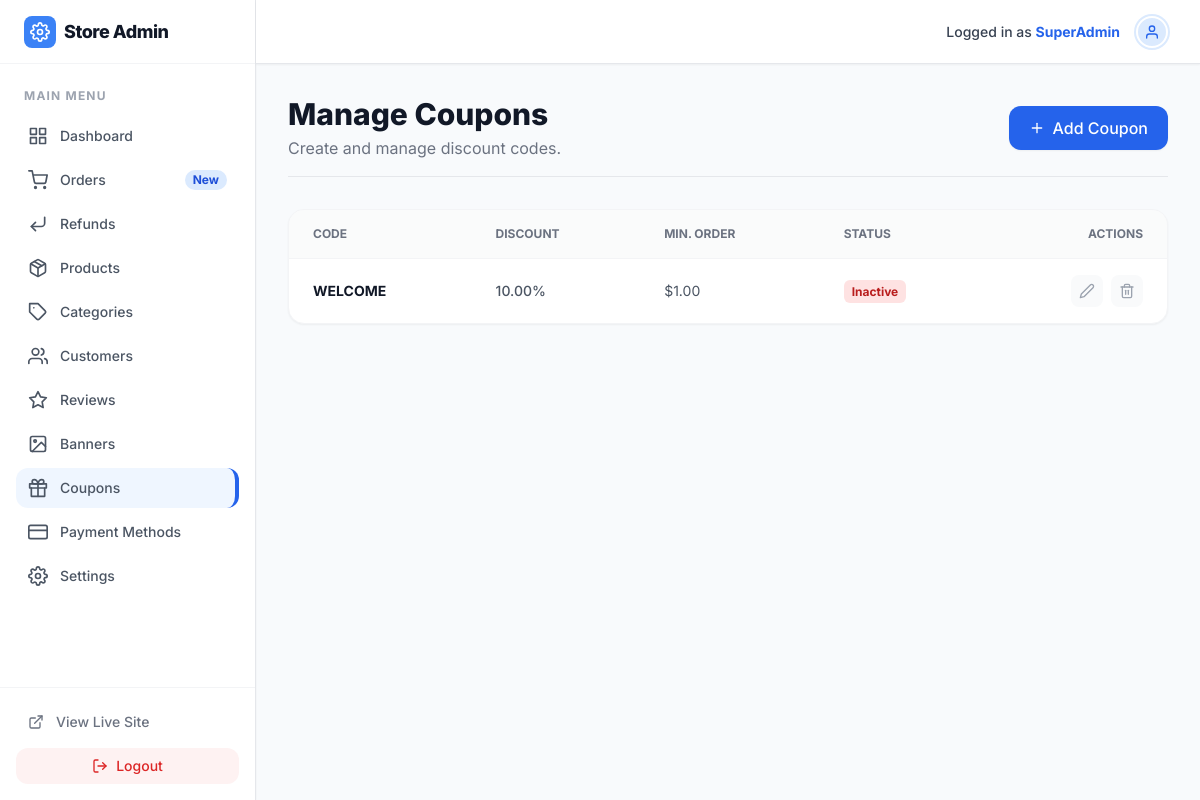
The page /store-admin/coupons/ (signed in) on the database its author committed.
### nexgen/models.py (models this page shows, shortened)
class CustomUser(AbstractBaseUser, PermissionsMixin):
    email = models.EmailField(unique=True)
    first_name = models.CharField(max_length=30, blank=True)
    last_name = models.CharField(max_length=30, blank=True)
    phone_number = models.CharField(max_length=20, blank=True)
    profile_picture = models.ImageField(upload_to='profiles/', blank=True, null=True)
    is_active = models.BooleanField(default=True)
    is_staff = models.BooleanField(default=False)
    date_joined = models.DateTimeField(default=timezone.now)
    notify_email = models.BooleanField(default=True)
    notify_sms = models.BooleanField(default=False)
    notify_push = models.BooleanField(default=True)
    objects = CustomUserManager()
    USERNAME_FIELD = 'email'
    REQUIRED_FIELDS = []

class Coupon(models.Model):
    DISCOUNT_TYPE_CHOICES = [
        ('percent', 'Percentage'),
        ('fixed', 'Fixed Amount'),
    ]
    code = models.CharField(max_length=50, unique=True)
    discount_type = models.CharField(max_length=10, choices=DISCOUNT_TYPE_CHOICES, default='percent')
    value = models.DecimalField(max_digits=10, decimal_places=2)
    min_order = models.DecimalField(max_digits=10, decimal_places=2, default=0)
    is_active = models.BooleanField(default=True)
    created_at = models.DateTimeField(auto_now_add=True)

### nexgen/admin_views.py (the view)
# urls.py: path('coupons/', admin_views.admin_coupons_list, name='admin_coupons_list'),
@user_passes_test(is_admin, login_url='/store-admin/login/')
def admin_coupons_list(request):
    coupons = Coupon.objects.all().order_by('-created_at')
    return render(request, 'admin_panel/coupons_list.html', {'coupons': coupons})

### nexgen/admin_views.py (called while the page is built)
def is_admin(user):
    return user.is_authenticated and user.is_staff

### nexgen/context_processors.py (called while the page is built)
def store_settings(request):
    try:
        settings = StoreSetting.objects.get(pk=1)
        currency = settings.currency
    except StoreSetting.DoesNotExist:
        currency = '$'
    banners = Banner.objects.filter(is_active=True).order_by('order')
    return {
        'STORE_CURRENCY': currency,
        'banners': banners
    }

### nexgen/templates/admin_panel/coupons_list.html (shortened to what this page needs)
{% extends 'admin_panel/admin_base.html' %}
{% block content %}
<div class="mb-8 flex justify-between items-center border-b border-gray-200 pb-4">
    <div>
        <h1 class="text-3xl font-extrabold text-gray-900">Manage Coupons</h1>
        <p class="text-gray-500 mt-1">Create and manage discount codes.</p>
    </div>
    <a href="{% url 'admin_coupon_create' %}" class="bg-primary-600 text-white px-5 py-2.5 rounded-xl font-medium flex items-center gap-2 hover:bg-primary-700 transition-colors shadow-sm">
        <i data-feather="plus" class="w-4 h-4"></i> Add Coupon
    </a>
</div>
<div class="bg-white rounded-2xl shadow-sm border border-gray-100 overflow-hidden max-w-5xl">
    <div class="overflow-x-auto">
        <table class="w-full text-left text-sm text-gray-600 min-w-max">
            <thead class="bg-gray-50/80 text-xs uppercase font-bold text-gray-500 border-b border-gray-100">
                <tr>
                    <th scope="col" class="px-6 py-4 rounded-tl-lg">Code</th>
                    <th scope="col" class="px-6 py-4">Discount</th>
                    <th scope="col" class="px-6 py-4">Min. Order</th>
                    <th scope="col" class="px-6 py-4">Status</th>
                    <th scope="col" class="px-6 py-4 text-right">Actions</th>
                </tr>
            </thead>
            <tbody class="divide-y divide-gray-100">
                {% for coupon in coupons %}
                <tr class="hover:bg-gray-50 transition-colors group">
                    <td class="px-6 py-4 font-bold text-gray-900">{{ coupon.code }}</td>
                    <td class="px-6 py-4 font-medium">
                        {% if coupon.discount_type == 'percent' %}{{ coupon.value }}%{% else %}${{ coupon.value }}{% endif %}
                    </td>
                    <td class="px-6 py-4">${{ coupon.min_order }}</td>
                    <td class="px-6 py-4">
                        {% if coupon.is_active %}
                            <span class="bg-green-100 text-green-700 font-bold px-2 py-1 rounded-md text-xs">Active</span>
                        {% else %}
                            <span class="bg-red-100 text-red-700 font-bold px-2 py-1 rounded-md text-xs">Inactive</span>
                        {% endif %}
                    </td>
                    <td class="px-6 py-4 text-right">
                        <div class="flex items-center justify-end gap-2">
                            <a href="{% url 'admin_coupon_update' coupon.id %}" class="p-2 text-gray-400 hover:text-blue-500 transition-colors bg-gray-50 hover:bg-blue-50 rounded-lg">
                                <i data-feather="edit-2" class="w-4 h-4"></i>
                            </a>
                            <a href="{% url 'admin_coupon_delete' coupon.id %}" class="p-2 text-gray-400 hover:text-red-500 transition-colors bg-gray-50 hover:bg-red-50 rounded-lg">
                                <i data-feather="trash-2" class="w-4 h-4"></i>
                            </a>
                        </div>
                    </td>
                </tr>
                {% endfor %}
            </tbody>
        </table>
    </div>
</div>
{% endblock %}

### nexgen/templates/admin_panel/admin_base.html (shortened to what this page needs)
<!DOCTYPE html>
<html lang="en">
<head>
    <script src="https://cdn.tailwindcss.com"></script>
</head>
<body class="text-gray-900 min-h-screen flex">
    <aside class="w-64 bg-white border-r border-gray-200 flex flex-col hidden md:flex fixed h-full z-10 shadow-sm">
        <div class="h-16 flex items-center px-6 border-b border-gray-100">
            <a href="{% url 'admin_dashboard' %}" class="flex items-center gap-2 group">
                <div class="bg-primary-500 rounded-lg p-1.5 flex items-center justify-center">
                    <i data-feather="settings" class="text-white w-5 h-5 group-hover:rotate-90 transition-transform duration-500"></i>
                </div>
                <span class="font-extrabold text-lg tracking-tight text-gray-900">Store Admin</span>
            </a>
        </div>
        <nav class="flex-1 py-6 flex flex-col gap-1 px-4">
            <p class="px-2 text-xs font-bold text-gray-400 uppercase tracking-widest mb-2">Main Menu</p>
            <a href="{% url 'admin_dashboard' %}" class="flex items-center gap-3 px-3 py-2.5 rounded-xl text-sm font-medium text-gray-600 hover:bg-gray-50 hover:text-gray-900 transition-colors ">
                <i data-feather="grid" class="w-5 h-5"></i> Dashboard
            </a>
            <a href="{% url 'admin_orders_list' %}" class="flex items-center gap-3 px-3 py-2.5 rounded-xl text-sm font-medium text-gray-600 hover:bg-gray-50 hover:text-gray-900 transition-colors {% if 'order' in request.resolver_match.url_name %}sidebar-active{% endif %}">
                <i data-feather="shopping-cart" class="w-5 h-5"></i> Orders
                <span class="ml-auto bg-primary-100 text-primary-700 py-0.5 px-2 rounded-full text-xs font-bold">New</span>
            </a>
            <a href="{% url 'admin_refunds_list' %}" class="flex items-center gap-3 px-3 py-2.5 rounded-xl text-sm font-medium text-gray-600 hover:bg-gray-50 hover:text-gray-900 transition-colors {% if 'refund' in request.resolver_match.url_name %}sidebar-active{% endif %}">
                <i data-feather="corner-down-left" class="w-5 h-5"></i> Refunds
            </a>
            <a href="{% url 'admin_products_list' %}" class="flex items-center gap-3 px-3 py-2.5 rounded-xl text-sm font-medium text-gray-600 hover:bg-gray-50 hover:text-gray-900 transition-colors {% if 'product' in request.resolver_match.url_name %}sidebar-active{% endif %}">
                <i data-feather="package" class="w-5 h-5"></i> Products
            </a>
            <a href="{% url 'admin_categories_list' %}" class="flex items-center gap-3 px-3 py-2.5 rounded-xl text-sm font-medium text-gray-600 hover:bg-gray-50 hover:text-gray-900 transition-colors {% if 'categor' in request.resolver_match.url_name %}sidebar-active{% endif %}">
                <i data-feather="tag" class="w-5 h-5"></i> Categories
            </a>
            <a href="{% url 'admin_users_list' %}" class="flex items-center gap-3 px-3 py-2.5 rounded-xl text-sm font-medium text-gray-600 hover:bg-gray-50 hover:text-gray-900 transition-colors {% if 'user' in request.resolver_match.url_name %}sidebar-active{% endif %}">
                <i data-feather="users" class="w-5 h-5"></i> Customers
            </a>
            <a href="{% url 'admin_reviews_queue' %}" class="flex items-center gap-3 px-3 py-2.5 rounded-xl text-sm font-medium text-gray-600 hover:bg-gray-50 hover:text-gray-900 transition-colors {% if 'review' in request.resolver_match.url_name %}sidebar-active{% endif %}">
                <i data-feather="star" class="w-5 h-5"></i> Reviews
            </a>
            <a href="{% url 'admin_banners_list' %}" class="flex items-center gap-3 px-3 py-2.5 rounded-xl text-sm font-medium text-gray-600 hover:bg-gray-50 hover:text-gray-900 transition-colors {% if 'banner' in request.resolver_match.url_name %}sidebar-active{% endif %}">
                <i data-feather="image" class="w-5 h-5"></i> Banners
            </a>
            <a href="{% url 'admin_coupons_list' %}" class="flex items-center gap-3 px-3 py-2.5 rounded-xl text-sm font-medium text-gray-600 hover:bg-gray-50 hover:text-gray-900 transition-colors {% if 'coupon' in request.resolver_match.url_name %}sidebar-active{% endif %}">
                <i data-feather="gift" class="w-5 h-5"></i> Coupons
            </a>
            <a href="{% url 'admin_payments_list' %}" class="flex items-center gap-3 px-3 py-2.5 rounded-xl text-sm font-medium text-gray-600 hover:bg-gray-50 hover:text-gray-900 transition-colors {% if 'payment' in request.resolver_match.url_name %}sidebar-active{% endif %}">
                <i data-feather="credit-card" class="w-5 h-5"></i> Payment Methods
            </a>
            <a href="{% url 'admin_settings' %}" class="flex items-center gap-3 px-3 py-2.5 rounded-xl text-sm font-medium text-gray-600 hover:bg-gray-50 hover:text-gray-900 transition-colors ">
                <i data-feather="settings" class="w-5 h-5"></i> Settings
            </a>
        </nav>
        <div class="p-4 border-t border-gray-100">
            <a href="{% url 'home' %}" class="flex items-center gap-3 px-3 py-2 rounded-xl text-sm font-medium text-gray-500 hover:bg-gray-100 transition-colors">
                <i data-feather="external-link" class="w-4 h-4"></i> View Live Site
            </a>
            <form method="post" action="{% url 'logout' %}" class="w-full mt-2">
                <button type="submit" class="w-full flex items-center justify-center gap-2 py-2 text-sm font-medium text-red-600 bg-red-50 rounded-xl hover:bg-red-100 transition-colors">
                    <i data-feather="log-out" class="w-4 h-4"></i> Logout
                </button>
            </form>
        </div>
    </aside>
    <div class="flex-1 md:ml-64 flex flex-col min-h-screen">
        <header class="h-16 bg-white border-b border-gray-200 flex items-center justify-end px-8 sticky top-0 z-40 shadow-sm">
            <div class="flex items-center gap-4">
                <span class="text-sm font-medium text-gray-700">Logged in as <strong class="text-primary-600">{{ request.user.first_name|default:"SuperAdmin" }}</strong></span>
                <div class="h-8 w-8 bg-primary-100 rounded-full flex items-center justify-center border border-primary-200 shadow-sm border-2 border-white ring-2 ring-primary-100">
                    <i data-feather="user" class="text-primary-600 w-4 h-4"></i>
                </div>
            </div>
        </header>
        <main class="flex-1 p-8">
            {% block content %}{% endblock %}
        </main>
    </div>
</body>
</html>

### nexgen/templates/admin_panel/admin_base.html (style rules this page uses)
body { font-family: 'Inter', sans-serif; background-color: #f8fafc; }
.sidebar-active { background-color: #eff6ff; color: #2563eb; font-weight: 600; border-right: 4px solid #2563eb; }

### rows shown on the page
CustomUser: user.first_name "SuperAdmin"
Coupon: code "WELCOME", value "10.00", min_order "1.00", is_active "Inactive"
